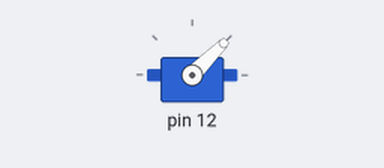
Simulated run of this sketch. Board: Arduino Uno, built with avr-gcc and run on an emulated ATmega328P. Parts: servo. What the sketch prints to the serial monitor is not drawn.

Above: at 0.05 s.
Timing chart, 0 to 4.6 s (numbered marks = the images above):
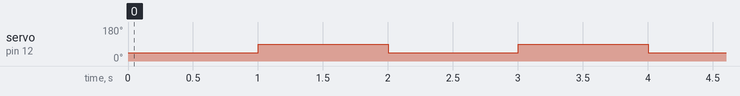

The sketch:

Arm.ino
```cpp
#include "Arm.h"

Arm arm(12);

void setup() {
  Serial.begin(9600);
  arm.init();
}

void loop() {
  arm.moveUp();
  delay(1000);
  arm.moveDown();
  delay(1000);
}
```

Arm.cpp
```cpp
#include "Arm.h"

Arm::Arm(int pin)
{
  this->pin = pin;
}

void Arm::init()
{
  servo.attach(pin);
  pinMode(pin, INPUT_PULLUP);
}
void Arm::moveUp()
{
  Serial.println("Moving arm up");
  int angle = 45;
  servo.write(angle);
  Serial.println("Arm at: ");
  Serial.println(angle);
  Serial.println("degrees angle!");
}

void Arm::moveDown()
{
  Serial.println("Moving arm down");
  int angle_2 = 90;
  servo.write(angle_2);
  Serial.println("Arm at: ");
  Serial.println(angle_2);
  Serial.println("degrees angle!");
}
```

Arm.h
```cpp
#ifndef ARM_H
#define ARM_H

#include <Arduino.h>
#include <Servo.h>

class Arm
{
private:
  int pin;
  Servo servo;
public:
  Arm() {}//do not use
  Arm(int pin);

  void init();
  void moveUp();
  void moveDown();
};

#endif
```

Measured:
- by itself, servo on pin 12: alternates 90° for 1.0 s and 45° for 1.0 s
